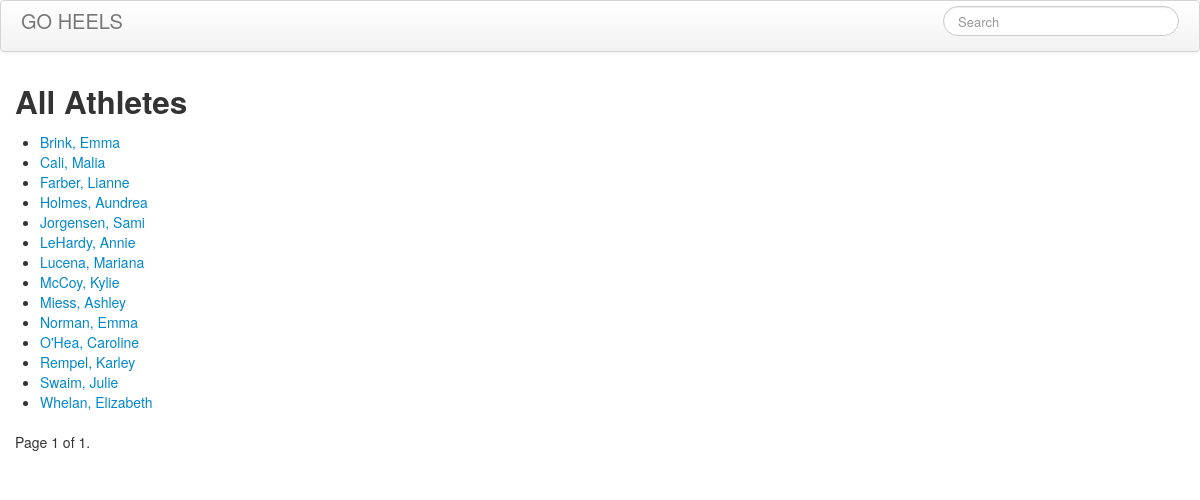
The app's page /athlete/ with its own data.
### uncteams/models.py (models this page shows, shortened)
class Athlete(models.Model):
    name = models.CharField(unique=False, max_length=50)
    team = models.ForeignKey(Team)
    year = models.CharField(unique=False, max_length=20)
    hometown = models.CharField(unique=False, max_length=50, null=True)
    imageURL = models.CharField(unique=False, max_length=200)
    pr5k = models.CharField(unique=False, max_length=10, null=True)
    prmile = models.CharField(unique=False, max_length=10, null=True)
    pr800 = models.CharField(unique=False, max_length=10, null=True)
    position = models.CharField(unique=False, max_length=10, null=True)
    height = models.IntegerField(unique=False, max_length=5, null=True)
    weight = models.IntegerField(unique=False, max_length=3, null=True)
    highschool = models.CharField(unique=False, max_length=40, null=True)
    hobbies = models.CharField(unique=False, max_length=50, null=True)
    favfood = models.CharField(unique=False, max_length=20, null=True)
    favtv = models.CharField(unique=False, max_length=20, null=True)
    favbook = models.CharField(unique=False, max_length=20, null=True)
    favartist = models.CharField(unique=False, max_length=20, null=True)
    bio = models.CharField(unique=False, null=True, max_length=500)
    class Meta(object):
        verbose_name_plural = "Athletes"

### uncteams/views.py (the view)
# urls.py: url(r'^athlete/$', views.athleteList, name='uncteams_athlete_list'),
def athleteList(request):
    athlete_list = Athlete.objects.all()
    paginator = Paginator(athlete_list, 25)
    page = request.GET.get('page')
    try:
        athletes= paginator.page(page)
    except PageNotAnInteger:
        athletes = paginator.page(1)
    except EmptyPage:
        athletes = paginator.page(paginator.num_pages)
    return render(request, 'uncteams/athlete_list.html', {"athletes": athletes})

### uncteams/templates/uncteams/athlete_list.html (shortened to what this page needs)
{% extends "base.html" %}
{% block content %}
    <h2>All Athletes</h2>
    <ul>
    {% for athlete in athletes %}
    <li><a href="{{ athlete.id }}">{{ athlete.name }}</a></li>
{% endfor %}
</ul>
<div class="pagination">
    <span class="step-links">
        <span class="current">
            Page {{ athletes.number }} of {{ athletes.paginator.num_pages }}.
        </span>
    </span>
</div>
{% endblock %}

### goheels/templates/base.html (shortened to what this page needs)
<!DOCTYPE html>
    <html>
        <head>
            <link href="{{ STATIC_URL }}css/bootstrap.css" rel="stylesheet">
            <link href="{{ STATIC_URL }}css/bootstrap-responsive.css" rel="stylesheet">
            <link href="{{ STATIC_URL }}css/uncteams.css" rel="stylesheet">
        </head>
    <body>
        <div class="navbar">
            <div class="navbar-inner">
            <div class="container">
            <a class="brand" href="{% url uncteams_home %}">GO HEELS</a>
            <div class="nav-collapse collapse">
                <form class="navbar-search pull-right">
                    <input type="text" class="search-query" placeholder="Search">
                </form>
            </div>
            </div>
            </div>
        </div>
        <div class="container">
            <div class="row-fluid">
                <div class="span12">
                {% block content %}{% endblock %}
                </div>
            </div>
        </div>
    </body>
    </html>

### goheels/static_media/css/uncteams.css (style rules this page uses)
.container { margin: 0 auto; }
.navbar-inner { min-height:50px; }

### records on screen
Athlete: name "Brink, Emma"
Athlete: name "Cali, Malia"
Athlete: name "Farber, Lianne"
Athlete: name "Holmes, Aundrea"
Athlete: name "Jorgensen, Sami"
Athlete: name "LeHardy, Annie"
Athlete: name "Lucena, Mariana"
Athlete: name "McCoy, Kylie"
Athlete: name "Miess, Ashley"
Athlete: name "Norman, Emma"
Athlete: name "O'Hea, Caroline"
Athlete: name "Rempel, Karley"
Athlete: name "Swaim, Julie"
Athlete: name "Whelan, Elizabeth"

### other values on screen
{{ athletes.number }} "1"
{{ athletes.paginator.num_pages }} "1"
